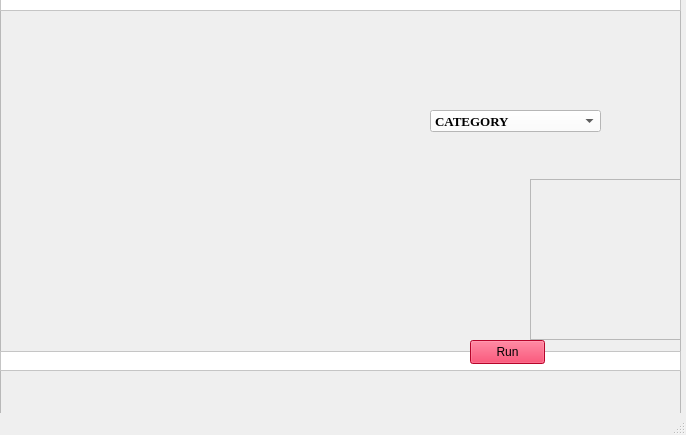
<?xml version="1.0" encoding="UTF-8"?>
<ui version="4.0">
 <class>MainWindow</class>
 <widget class="QMainWindow" name="MainWindow">
  <property name="geometry">
   <rect>
    <x>0</x>
    <y>0</y>
    <width>686</width>
    <height>435</height>
   </rect>
  </property>
  <property name="windowTitle">
   <string>MainWindow</string>
  </property>
  <widget class="QWidget" name="centralwidget">
   <widget class="QFrame" name="frame">
    <property name="geometry">
     <rect>
      <x>0</x>
      <y>-10</y>
      <width>681</width>
      <height>441</height>
     </rect>
    </property>
    <property name="styleSheet">
     <string notr="true">background-image: url(&quot;D:/DDDS/logo.jpg&quot;)</string>
    </property>
    <property name="frameShape">
     <enum>QFrame::StyledPanel</enum>
    </property>
    <property name="frameShadow">
     <enum>QFrame::Raised</enum>
    </property>
    <widget class="QFrame" name="frame_2">
     <property name="geometry">
      <rect>
       <x>0</x>
       <y>0</y>
       <width>681</width>
       <height>21</height>
      </rect>
     </property>
     <property name="styleSheet">
      <string notr="true">background-color: rgb(255, 255, 255);</string>
     </property>
     <property name="frameShape">
      <enum>QFrame::StyledPanel</enum>
     </property>
     <property name="frameShadow">
      <enum>QFrame::Raised</enum>
     </property>
    </widget>
    <widget class="QFrame" name="frame_3">
     <property name="geometry">
      <rect>
       <x>0</x>
       <y>361</y>
       <width>681</width>
       <height>20</height>
      </rect>
     </property>
     <property name="styleSheet">
      <string notr="true">background-color: rgb(255, 255, 255);</string>
     </property>
     <property name="frameShape">
      <enum>QFrame::StyledPanel</enum>
     </property>
     <property name="frameShadow">
      <enum>QFrame::Raised</enum>
     </property>
    </widget>
    <widget class="QComboBox" name="comboBox">
     <property name="geometry">
      <rect>
       <x>430</x>
       <y>120</y>
       <width>171</width>
       <height>22</height>
      </rect>
     </property>
     <property name="font">
      <font>
       <family>Times New Roman</family>
       <pointsize>10</pointsize>
       <weight>75</weight>
       <bold>true</bold>
      </font>
     </property>
     <property name="styleSheet">
      <string notr="true">background-color: rgb(255, 224, 228);
background-color: rgb(255, 255, 255);
color: rgb(0, 0, 0);</string>
     </property>
     <item>
      <property name="text">
       <string>CATEGORY</string>
      </property>
     </item>
     <item>
      <property name="text">
       <string>Video Detection</string>
      </property>
     </item>
     <item>
      <property name="text">
       <string>Real Time Detection</string>
      </property>
     </item>
    </widget>
    <widget class="QFrame" name="frame_4">
     <property name="geometry">
      <rect>
       <x>530</x>
       <y>189</y>
       <width>161</width>
       <height>161</height>
      </rect>
     </property>
     <property name="frameShape">
      <enum>QFrame::StyledPanel</enum>
     </property>
     <property name="frameShadow">
      <enum>QFrame::Raised</enum>
     </property>
    </widget>
    <widget class="QPushButton" name="Run">
     <property name="geometry">
      <rect>
       <x>470</x>
       <y>350</y>
       <width>75</width>
       <height>24</height>
      </rect>
     </property>
     <property name="styleSheet">
      <string notr="true">background-color: rgb(255, 5, 59);
selection-color: rgb(255, 14, 50);</string>
     </property>
     <property name="text">
      <string>Run</string>
     </property>
    </widget>
   </widget>
  </widget>
  <widget class="QMenuBar" name="menubar">
   <property name="geometry">
    <rect>
     <x>0</x>
     <y>0</y>
     <width>686</width>
     <height>26</height>
    </rect>
   </property>
  </widget>
  <widget class="QStatusBar" name="statusbar"/>
 </widget>
 <resources>
  <include location="../../Pictures/Screenshots/images (1).qrc"/>
 </resources>
 <connections/>
</ui>
